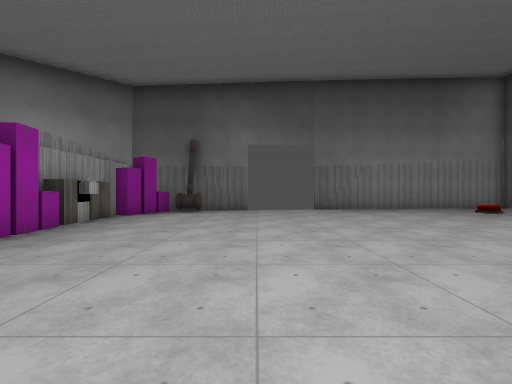
[1] (above)

16 first-person views from a walk through a Godot game level. The camera is 1.3 m above the floor, looks level and sees 85° across. The floor is counted in squares, 2 m on a side. Each view is taken from the middle of a square. On the plan, view 1 faces up. The plan holds only what a view shows up to about 9 squares ahead; the rest is blank. Characters and animated objects are left out. Some surface patterns are stand-ins.

[2]
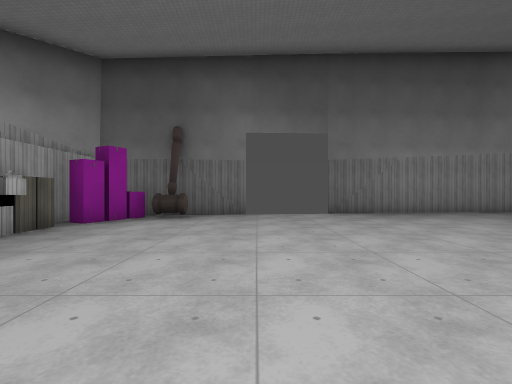

[3]
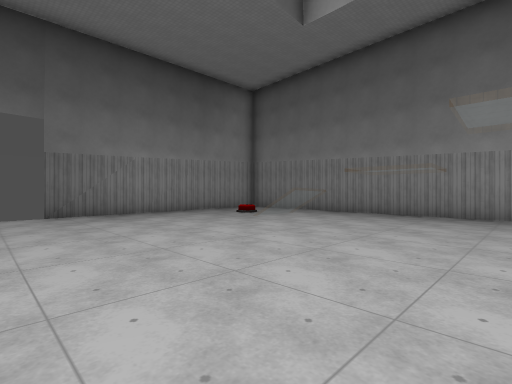

[4]
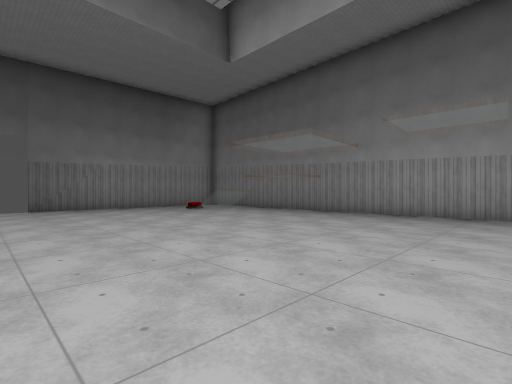

[5]
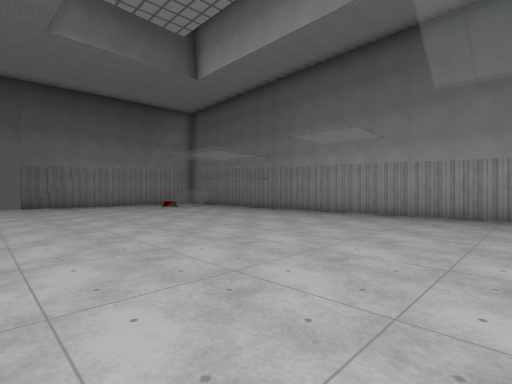

[6]
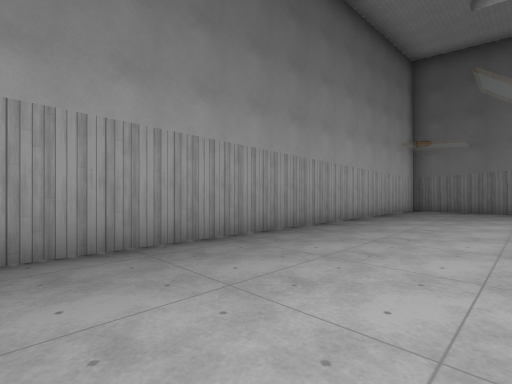

[7]
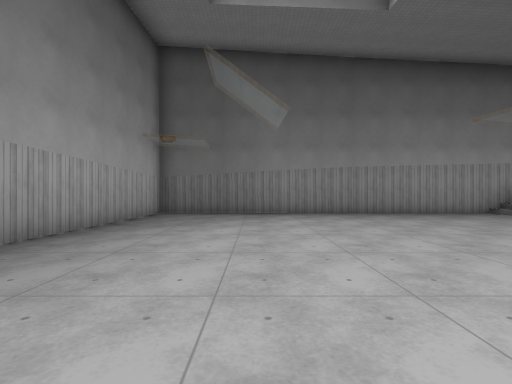

[8]
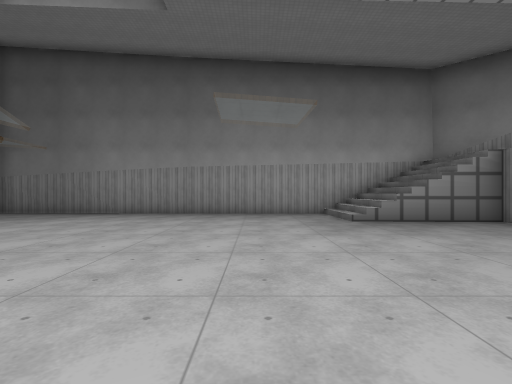

[9]
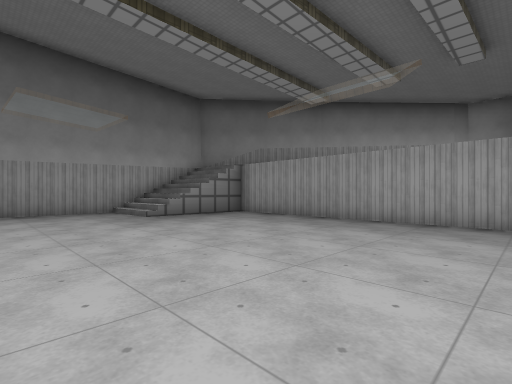

[10]
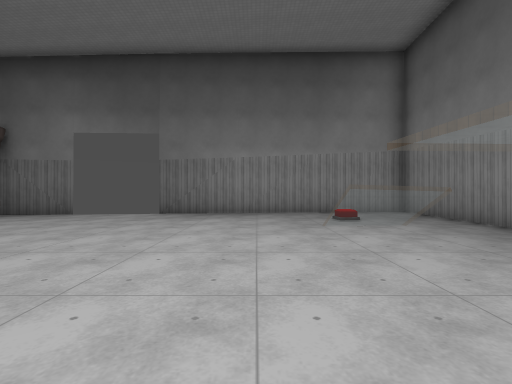

[11]
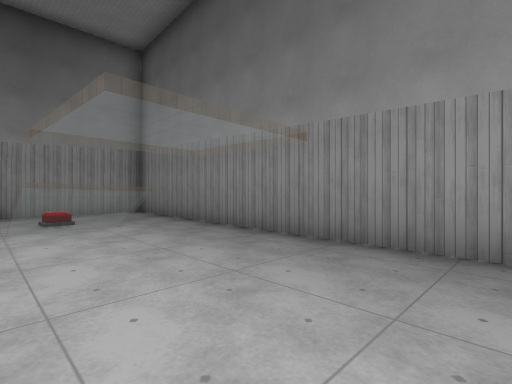

[12]
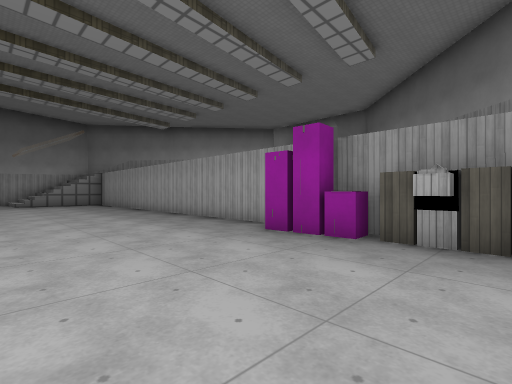

[13]
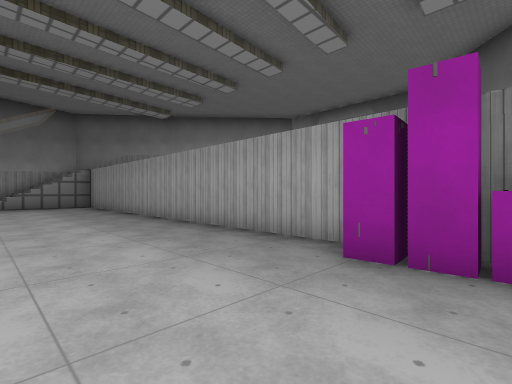

[14]
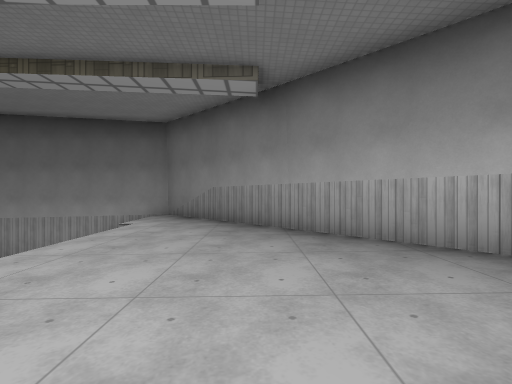

[15]
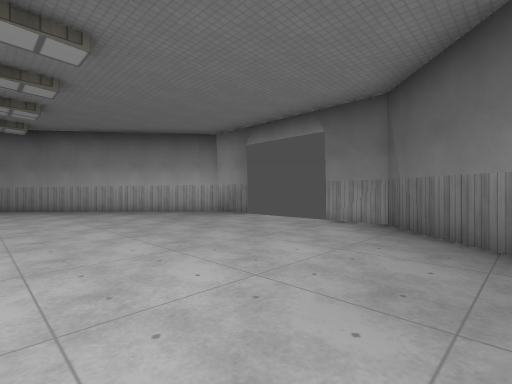

[16]
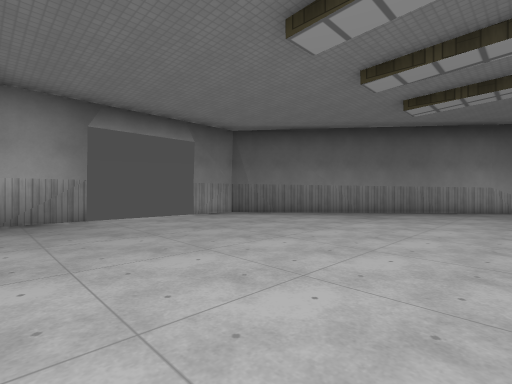

### Floor plan
Key: @ floor where view 1 was taken; # wall or solid block; . main floor; : floor 3.25 m higher than the main floor; / step, stairs or slope; ^ raised ledge; C cabinet.
Columns run from 11 left of view 1 to 10 right of it. Each row starts with its distance up from view 1.
 11              #########
 10        #######.......#
  9      ###^^...........#
  8     ## #.............#
  7    ##: C..........//.#
  6   ##:::C.......... /.#
  5  ##::::^.............#
  4  #:::::#.............#
  3 #::::::..............#
  2 :::::::..............#
  1 :::::::..............#
  0 :::::::....@.........#
 -1 :::::::..............#
 -2 :::::::..............#
 -3 #::::::..............#
 -4 ##:::::..............#
 -5  #:::::..............#
 -6   #::::..............
 -7   ##:::.............#
 -8    ##::#///.........#
 -9     ##:////.........#
-10      ##////.........#
-11       ###############

Where each view was taken, in squares from view 1:
view 1: 0 up, 0 right, facing up
view 2: 2 up, 0 right, facing up
view 3: 2 up, 1 right, facing up-right
view 4: 1 down, 1 right, facing up-right
view 5: 3 down, 1 right, facing up-right
view 6: 0 up, 6 right, facing down-right
view 7: 2 down, 6 right, facing down
view 8: 2 down, 1 right, facing down
view 9: 1 down, 2 right, facing down-left
view 10: 2 up, 5 right, facing up
view 11: 2 up, 6 right, facing up-right
view 12: 7 up, 0 right, facing down-left
view 13: 5 up, 1 left, facing down-left
view 14: 2 down, 7 left, facing down
view 15: 4 up, 6 left, facing down-left
view 16: 3 down, 5 left, facing up-left
